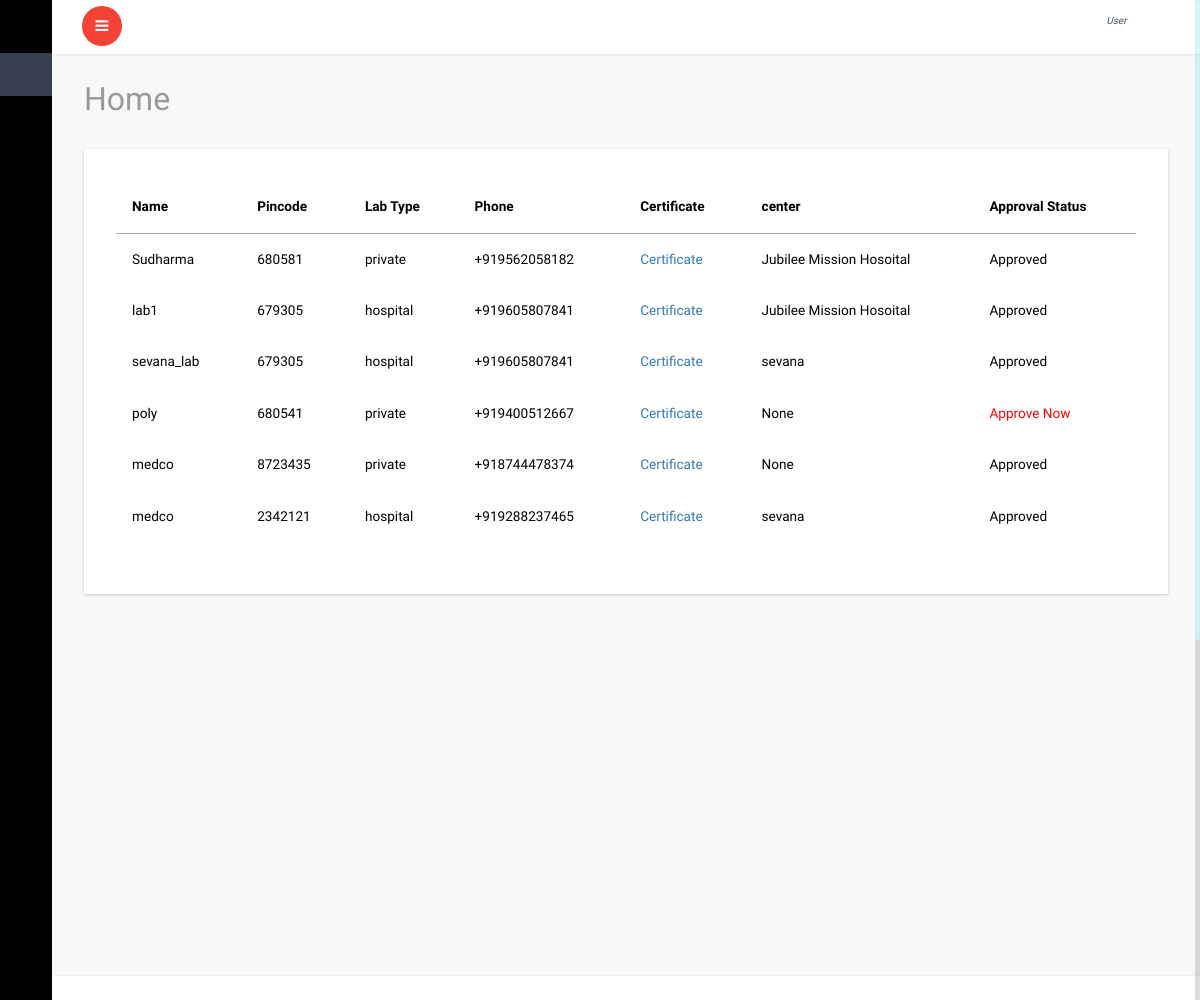
/all_labs/, run on the app's committed database.
### account/models.py (models this page shows, shortened)
class Lab(models.Model):
    user=models.OneToOneField(User,on_delete=models.CASCADE,blank=True,null=True)
    lab_name=models.CharField(max_length=50)
    center=models.ForeignKey(Center,on_delete=models.CASCADE,blank=True,null=True)
    loaction=models.CharField(max_length=100,blank=True,null=True)
    lab_district=models.CharField(max_length=40,blank=True,null=True,choices=District_name,default=Thrissur)
    lab_pincode=models.IntegerField()
    lab_type=models.CharField(max_length=30,blank=True,null=True,choices=lab_type)
    lab_certificate=models.FileField(upload_to='lab_certificate')
    lab_avilability=models.CharField(max_length=30,choices=available,default=available)
    phonenumber=PhoneNumberField(blank=True,null=True)
    photo_of_lab=models.ImageField(upload_to='lab_image',default="lab.jpg")
    status_appruval=models.BooleanField(default=False)

class Center(models.Model):
    user=models.OneToOneField(User,on_delete=models.CASCADE)
    center_name=models.CharField(max_length=50)
    authority_type=models.CharField(max_length=50,choices=authority_types,default=govermnet)
    center_pincode=models.PositiveIntegerField()
    center_place=models.CharField(max_length=60)
    center_type=models.CharField(max_length=50,choices=ceter_types,)
    center_ideantification_proof=models.FileField(upload_to='center_proof')
    center_phone=PhoneNumberField()
    center_photo=models.ImageField(upload_to='center_photo')
    status_appruval=models.BooleanField(default=False)
    def __str__(self):
        return str(self.center_name)

### account/views.py (the view)
# urls.py: path('all_labs/',views.all_labs,name='all_labs'),
def all_labs(request):
    c=Lab.objects.all()
    return render(request,'admin/labs.html',{'c':c})

### templates/admin/labs.html (shortened to what this page needs)
{% extends 'dashboard/index.html' %}
{% block content %}
			<div id="page-wrapper">
				<div class="graphs">
					<h3 class="blank1">Home</h3>
					 <div class="xs tabls">
						<div class="bs-example4" data-example-id="contextual-table">
                            <table class="table">
                                {% if c %}
                                <thead>
                                    <tr>
                                      <th>Name</th>
                                      <th>Pincode</th>
                                       <th>Lab Type</th>
                                       <th>Phone</th>
                                       <th>Certificate</th>
                                       <th>center</th>
                                        <th>Approval Status</th>
                                    </tr>
                                </thead>
                                <tbody>
                                    {% for l in c %}
                                    <tr>
                                        <td>{{l.lab_name}}</td>
                                        <td>{{l.lab_pincode}}</td>
                                        <td>{{l.lab_type}}</td>
                                        <td>{{l.phonenumber}}</td>
                                        <td><a href="{{l.lab_certificate.url}}">Certificate</a></td>
                                        <td>{{l.center}}</td>
                                     {% if l.status_appruval == True %}
                                        <td>Approved</td>
                                        {% else %}
                                        <td><a href="{% url 'labappruval' l.id %}" style="color: red;">Approve Now</a></td>
                                        {% endif %}
                                    </tr>
                                    {% endfor %}
                                </tbody>
                            </table>
                            {% else %}
                            <h4>No Centers Registerd For appruval</h4>
                            {% endif %}
					   </div>
						</div>
						</div>
					</div>
		{% endblock %}

### data on the page
Lab: lab_name "Sudharma", lab_pincode "680581", lab_type "private", phonenumber "+919562058182", center "Jubilee Mission Hosoital", status_appruval "Approved"
Lab: lab_name "lab1", lab_pincode "679305", lab_type "hospital", phonenumber "+919605807841", center "Jubilee Mission Hosoital", status_appruval "Approved"
Lab: lab_name "sevana_lab", lab_pincode "679305", lab_type "hospital", phonenumber "+919605807841", center "sevana", status_appruval "Approved"
Lab: lab_name "poly", lab_pincode "680541", lab_type "private", phonenumber "+919400512667", center "None", status_appruval "Approve Now"
Lab: lab_name "medco", lab_pincode "8723435", lab_type "private", phonenumber "+918744478374", center "None", status_appruval "Approved"
Lab: lab_name "medco", lab_pincode "2342121", lab_type "hospital", phonenumber "+919288237465", center "sevana", status_appruval "Approved"
